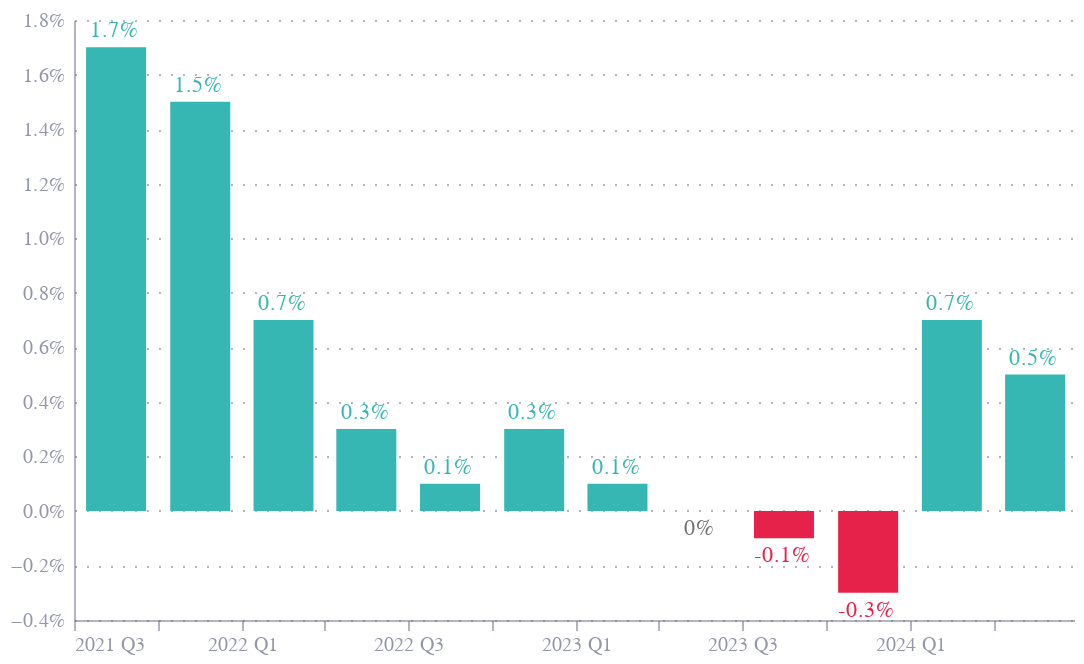

Notebook cell for this chart:
### Markdown cell above
# Fig 2

### Code cell
df = pd.read_excel("gdp_growth.xlsx")
df = df[['date_str', 'date', 'value']]

df['color'] = np.where(df['value'] > 0, "#36B7B4", "#E6224B")
df['color'] = np.where(df['value'] == 0, "#727272", df['color'])

bars = alt.Chart(df).mark_bar(
    width=30,
    
).encode(
    x=alt.X("yearquarter(date):T", title="",
            scale=alt.Scale(domainMax=alt.DateTime(year=2024, month=6
                                                   , date=28))),
    y=alt.Y("value:Q", title=""),
    tooltip=["date", "value"],
    color=alt.Color("color:N", scale=None)
).properties(
    title="",
    width=500
)

labels = bars.mark_text(align='center', 
                        dx=20,
                        dy=alt.expr("datum.value > 0 ? -3 : 3"),
                        text=alt.expr("datum.value + '%'"),
                        baseline=alt.expr("datum.value > 0 ? 'bottom' : 'top'"),
                        
                        ).encode(
    x=alt.X("yearquarter(date):T"),
    y=alt.Y("value:Q", axis=alt.Axis(labelExpr="datum.label + '%'")),

)

chart = bars + labels

chart.save("gdp_growth.png", scale_factor=3.0)
chart.save("gdp_growth.json")

chart

### Figure 1 — Vega-Lite specification as saved in the notebook (floating-point values rounded to 4 significant figures)
{"config": {"font": "Circular Std", "mark": {"line": {"interpolate": "monotone"}}, "view": {"stroke": "transparent", "width": 400, "height": 300}, "range": {"category": ["#36B7B4", "#E6224B", "#F4C245", "#0063AF", "#00A767", "#179FDB", "#EB5C2E"], "diverging": ["#E6224B", "#E54753", "#C9C9C9", "#179FDB", "#122B39"], "heatmap": ["#C9C9C9", "#179FDB", "#0063AF", "#122B39"], "ordinal": ["#00A767", "#36B7B4", "#179FDB", "#0063AF", "#243B5A"]}, "axisX": {"domainColor": "#676A86", "domainOpacity": 0.5, "grid": false, "labelAngle": 0, "labelColor": "#676A86", "labelOpacity": 0.7, "orient": "bottom", "tickColor": "#676A86", "tickCount": 10, "tickOpacity": 0.5, "title": false, "titleAlign": "center", "titleAnchor": "middle", "titleColor": "#676A86", "titleFontSize": 12, "titleOpacity": 0.8, "titleY": -15}, "axisY": {"domainColor": "#676A86", "domainOpacity": 0.5, "gridColor": "#676A86", "gridDash": [1, 5], "gridOpacity": 0.5, "labelColor": "#676A86", "labelOpacity": 0.7, "labelPadding": 5, "tickColor": "#676A86", "tickCount": 8, "tickOpacity": 0.5, "ticks": false, "titleAlign": "left", "titleAngle": 0, "titleBaseline": "bottom", "titleColor": "#676A86", "titleFontSize": 12, "titleOpacity": 0.8, "titleX": 0, "titleY": -7}}, "layer": [{"mark": {"type": "bar", "width": 30}, "encoding": {"color": {"field": "color", "scale": null, "type": "nominal"}, "tooltip": [{"field": "date", "type": "temporal"}, {"field": "value", "type": "quantitative"}], "x": {"field": "date", "scale": {"domainMax": {"date": 28, "month": 6, "year": 2024}}, "timeUnit": "yearquarter", "title": "", "type": "temporal"}, "y": {"field": "value", "title": "", "type": "quantitative"}}, "title": ""}, {"mark": {"type": "text", "align": "center", "baseline": {"expr": "datum.value > 0 ? 'bottom' : 'top'"}, "dx": 20, "dy": {"expr": "datum.value > 0 ? -3 : 3"}, "text": {"expr": "datum.value + '%'"}}, "encoding": {"color": {"field": "color", "scale": null, "type": "nominal"}, "tooltip": [{"field": "date", "type": "temporal"}, {"field": "value", "type": "quantitative"}], "x": {"field": "date", "timeUnit": "yearquarter", "type": "temporal"}, "y": {"axis": {"labelExpr": "datum.label + '%'"}, "field": "value", "type": "quantitative"}}, "title": ""}], "data": {"name": "data-121e35ccda08bd7350b8dd3306bfb3c5"}, "width": 500, "$schema": "https://vega.github.io/schema/vega-lite/v5.8.0.json", "datasets": {"data-121e35ccda08bd7350b8dd3306bfb3c5": [{"date_str": "Q3 2021", "date": "2021-07-01T00:00:00", "value": 1.7, "color": "#36B7B4"}, {"date_str": "Q4 2021", "date": "2021-10-01T00:00:00", "value": 1.5, "color": "#36B7B4"}, {"date_str": "Q1 2022", "date": "2022-01-01T00:00:00", "value": 0.7, "color": "#36B7B4"}, {"date_str": "Q2 2022", "date": "2022-04-01T00:00:00", "value": 0.3, "color": "#36B7B4"}, {"date_str": "Q3 2022", "date": "2022-07-01T00:00:00", "value": 0.1, "color": "#36B7B4"}, {"date_str": "Q4 2022", "date": "2022-10-01T00:00:00", "value": 0.3, "color": "#36B7B4"}, {"date_str": "Q1 2023", "date": "2023-01-01T00:00:00", "value": 0.1, "color": "#36B7B4"}, {"date_str": "Q2 2023", "date": "2023-04-01T00:00:00", "value": 0.0, "color": "#727272"}, {"date_str": "Q3 2023", "date": "2023-07-01T00:00:00", "value": -0.1, "color": "#E6224B"}, {"date_str": "Q4 2023", "date": "2023-10-01T00:00:00", "value": -0.3, "color": "#E6224B"}, {"date_str": "Q1 2024", "date": "2024-01-01T00:00:00", "value": 0.7, "color": "#36B7B4"}, {"date_str": "Q2 2024", "date": "2024-04-01T00:00:00", "value": 0.5, "color": "#36B7B4"}]}}
